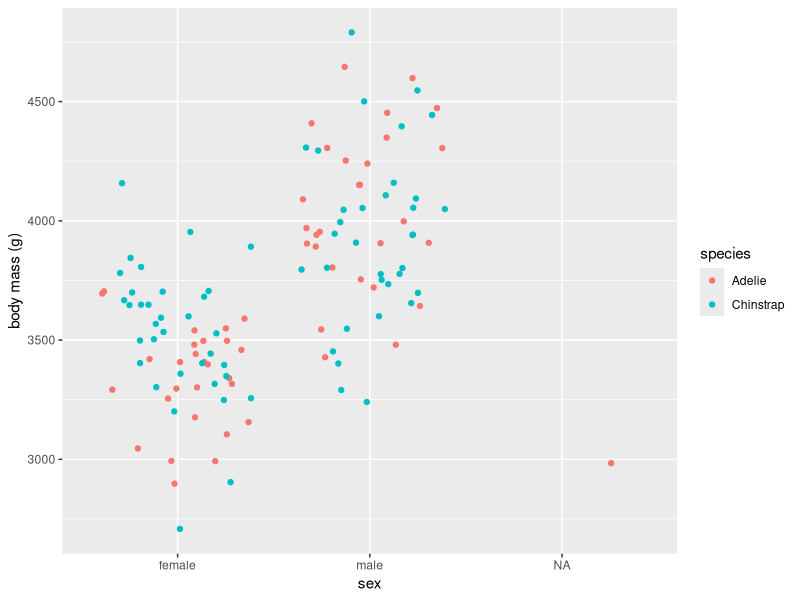

Write the R code that produced this figure.
## ---- chunk 1
#|label: libraries
library(dplyr)
library(ggplot2)
## ---- chunk 2
#| label: import data
#get palmerpenguins data
data <- palmerpenguins::penguins
## ---- chunk 3
#| label: subset sample
dream <- data %>%
  filter(
        island == "Dream"
      )
## ---- chunk 4
#| label: figure
#| fig-cap: weight of penguins by sex whatever
#| fig-height: 5.2

ggplot(dream, aes(x = sex, y = body_mass_g, fill = species)) +
  geom_jitter(aes(color = species)) +
  labs(x = "sex", y = "body mass (g)")
